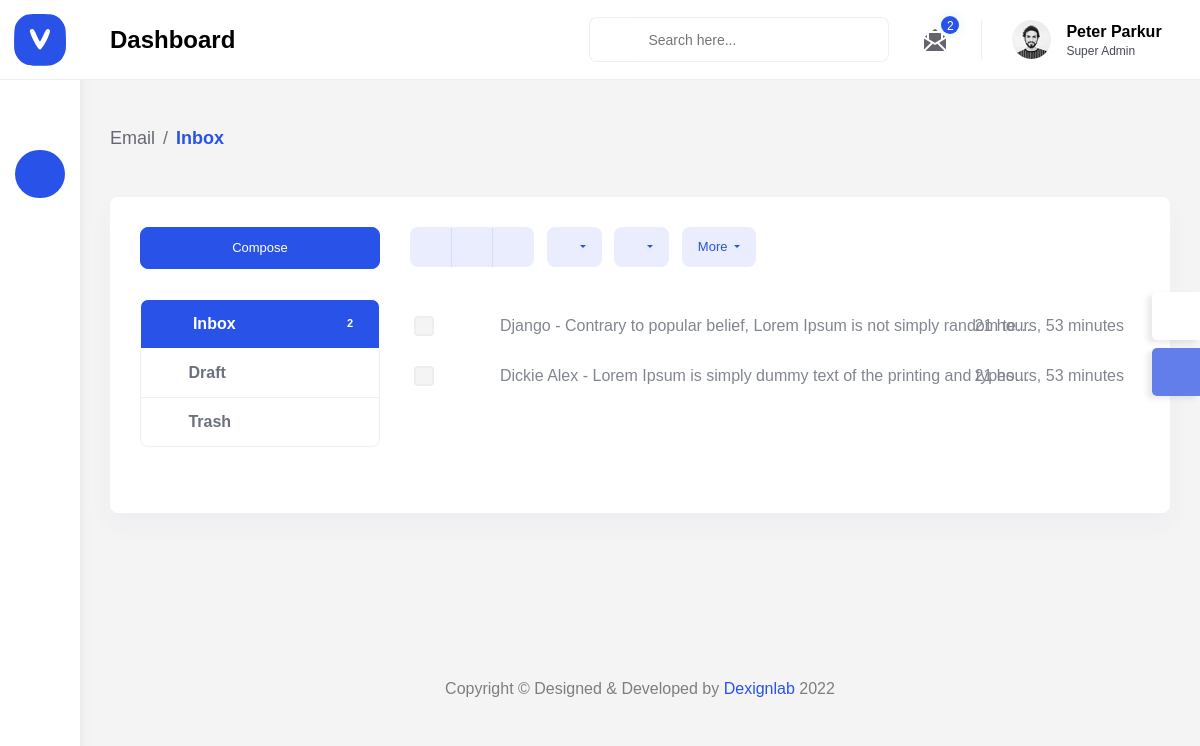
Before: /dashboard/inbox/ (signed in) with the older database file.
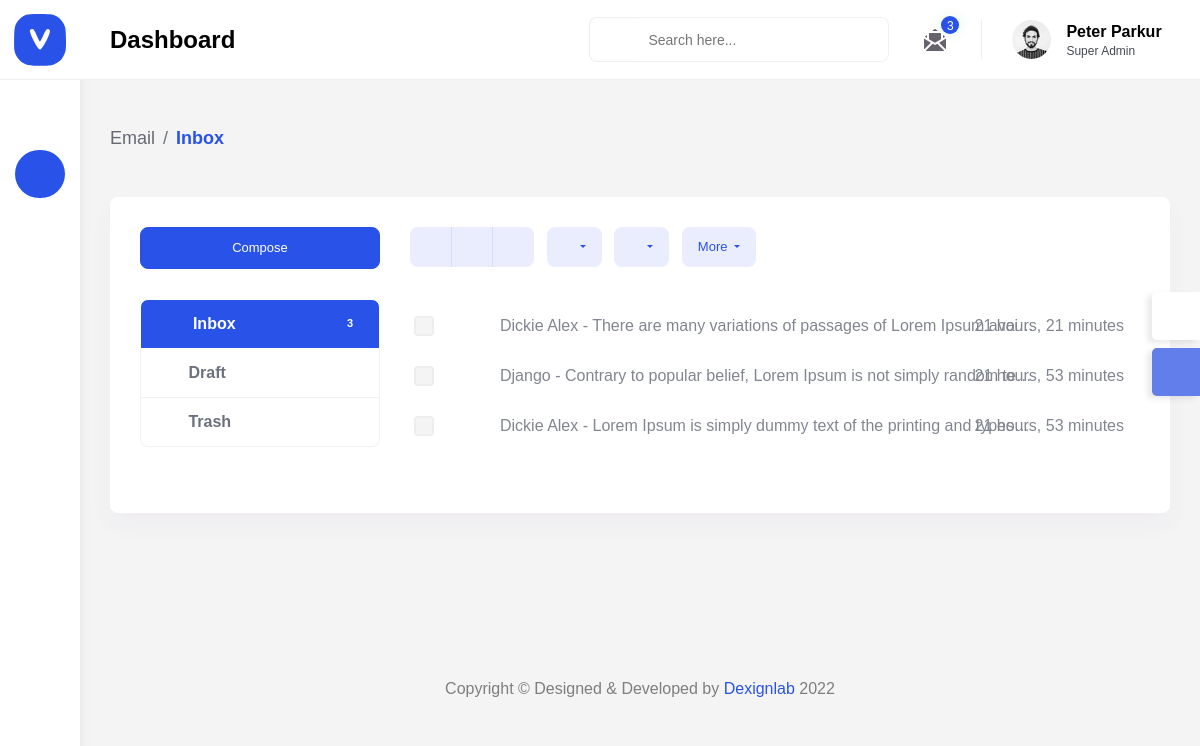
After: the same page with the newer database file.
### main/models.py (models this page shows, shortened)
class UserContact(models.Model):
    name = models.CharField(max_length=200)
    email = models.EmailField(max_length=254)
    message = models.TextField()
    created = models.DateTimeField(auto_now_add=True, null=True, blank=True)
    id = models.UUIDField(default=uuid.uuid4, unique=True,
                          primary_key=True, editable=False)
    class Meta:
        ordering = ['-created']

### dashboard/views.py (the view)
# urls.py: path('inbox/', views.adminInbox, name="admin-inbox"),
@login_required(login_url="login")
def adminInbox(request):
    user_messages = UserContact.objects.all()
    context = {
        'user_messages':user_messages
    }
    return render(request,'dashboard/inbox/inbox.html', context)

### dashboard/templates/dashboard/inbox/inbox.html (shortened to what the changed rows need)
{% extends 'layouts/admin.html' %}
{% load static %}
{% block content %}
        <div class="content-body">
            <div class="container-fluid">
                <div class="row">
                    <div class="col-lg-12">
                        <div class="card">
                            <div class="card-body">
                                <div class="email-left-box px-0 mb-3">
                                    <div class="mail-list mt-4">
                                        <a href="email-inbox.html" class="list-group-item active"><i
                                                class="fa fa-inbox font-18 align-middle me-2"></i> Inbox <span
                                                class="badge badge-primary badge-sm float-end">{{user_messages.count}}</span> </a>
                                    </div>
                                </div>
                                <div class="email-right-box ms-0 ms-sm-4 ms-sm-0">
                                    <div class="email-list mt-3">
                                        {% for message in user_messages %}
                                            <div class="message unread">
                                            <div>
                                                <div class="d-flex message-single">
                                                    <div class="ps-1 align-self-center">
														<div class="custom-control custom-checkbox">
															<input type="checkbox" class="form-check-input " id="checkbox2">
														</div>
													</div>
                                                    <div class="ms-2">
                                                        <button class="border-0 bg-transparent align-middle p-0"><i
                                                                class="fa fa-star" aria-hidden="true"></i></button>
                                                    </div>
                                                </div>
                                                <a href="{% url 'inbox-read' message.id %}" class="col-mail col-mail-2">
                                                    <div class="subject">{{message.name}} - {{message.message|truncatechars:100}}</div>
                                                    <div class="date">{{message.created|timesince}}</div>
                                                </a>
                                            </div>
                                        </div>
                                        {% endfor %}
                                    </div>
                                </div>
                            </div>
                        </div>
                    </div>
                </div>
            </div>
        </div>
{% endblock %}

Changed rows visible on the page:
added UserContact: name "Dickie Alex", message "There are many variations of passages of Lorem Ipsum avai…", created "21 hours, 21 minutes"
Other visible differences:
{{ user_messages.count }}: "2" → "3"
